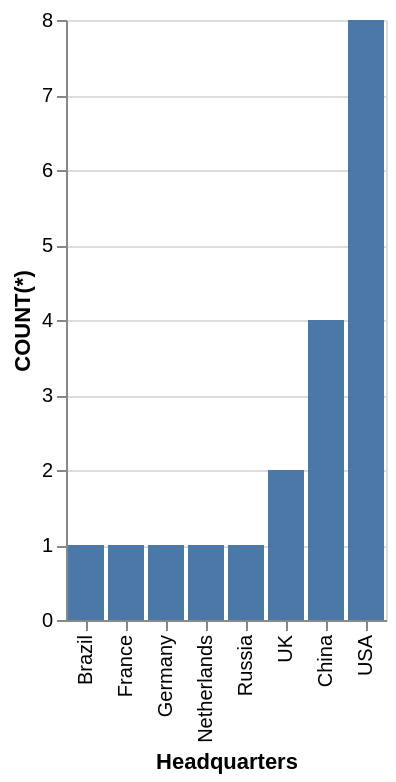

Express this chart as Vega-Lite.
### Vega-Lite specification from a JSON file in a GitHub repository (floating-point values rounded to 4 significant figures)
{"data": {"values": [{"x_data": "Brazil", "y_data": 1}, {"x_data": "China", "y_data": 4}, {"x_data": "France", "y_data": 1}, {"x_data": "Germany", "y_data": 1}, {"x_data": "Netherlands", "y_data": 1}, {"x_data": "Russia", "y_data": 1}, {"x_data": "UK", "y_data": 2}, {"x_data": "USA", "y_data": 8}]}, "mark": "bar", "encoding": {"x": {"field": "x_data", "type": "nominal", "title": "Headquarters", "sort": {"op": "sum", "field": "y_data", "order": "ascending"}}, "y": {"field": "y_data", "type": "quantitative", "title": "COUNT(*)"}}}
